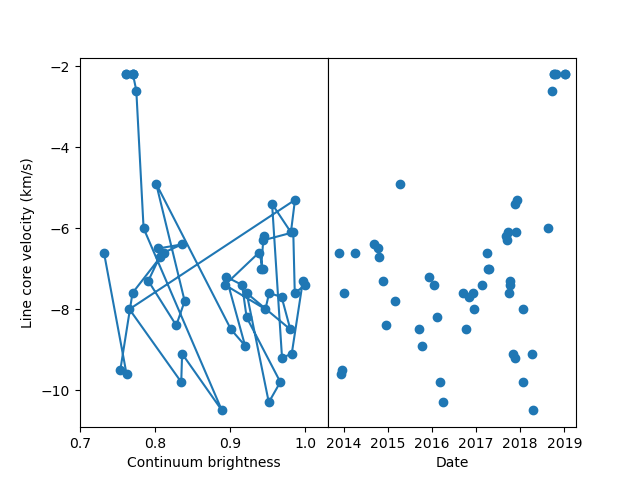

This chart was generated by the following Python code:
import numpy as np
import matplotlib.pyplot as plt
from Ylm_global import Ylm 
import pickle
from scipy.special import erf,roots_legendre
from scipy.optimize import fsolve
from datetime import datetime

def bisector(wvl,perf):

    a1=np.amin(perf)
    abajo=np.argmin(perf)
    a2=np.amax(perf)
    margen=0.01*(a2-a1)
    bival=np.linspace(a1+margen,a2-margen,20)
    bipos=np.zeros(20)
    
    for i,x in enumerate(bival):
        este=np.argmin(abs(perf[0:abajo]-x))
        if perf[este]-x>0:
            otro=este+1
        else:
            otro=este-1
        p1=np.interp(x,[perf[este],perf[otro]],[wvl[este],wvl[otro]])

        este=abajo+np.argmin(abs(perf[abajo:]-x))
        if perf[este]-x>0:
            otro=este+1
        else:
            otro=este-1
        p2=np.interp(x,[perf[este],perf[otro]],[wvl[este],wvl[otro]])
        bipos[i]=0.5*(p2+p1)
        
    
    return bipos,bival





def RT(wvl,vcos,Dopp,beta):
    x= lambda z: np.sqrt(1.-beta*z)
 
    if abs(vcos)>1:               
        tau1=np.sqrt(np.pi)*wvl*Dopp*(erf((wvl-vcos*x(1))/Dopp)-erf((wvl-vcos*x(0))/Dopp))  
        tau2=Dopp**2*(np.exp(-(wvl-vcos*x(1))**2/Dopp**2)-np.exp(-(wvl-vcos*x(0))**2/Dopp**2))  
        Tau=(tau1+tau2)/(beta*vcos**2)   # This vcos**2 is what justifies the separation of cases for vcos ~ 0
        
    else:
        Tau=np.exp(-(wvl-vcos)**2/Dopp**2)
    perfil=np.exp(-0.7*Tau)
    return perfil

def coord2long(theta,phi):
    rad=np.pi/180.
    lat=coord2lat(theta,phi)
    #sinlong=np.sin(theta)*np.sin(phi)/np.cos(lat)
    #return np.arcsin(sinlong)
    coslong=np.cos(theta)/np.cos(lat)
    if coslong>1:
        print(theta/rad,phi/rad,coslong)
        coslong=1.
    if coslong<-1:
        print(theta/rad,phi/rad,coslong)
        coslong=-1.
    return np.arccos(coslong)

def coord2lat(theta,phi):
    #sinlat=np.sin(phi)*np.sin(theta)  # phi (0,pi)
    sinlat=np.cos(phi)*np.sin(theta)  # phi (-pi/2,pi/2)
    return np.arcsin(sinlat)

rad=np.pi/180.
gauge=60  # Amplitude factor between observations and database	

Y=Ylm(5,star='Betelgeuse')
ficheroSolucion='Inversion_Y5.pkl'

fout=open(ficheroSolucion,'rb')
Solucion=pickle.load(fout,encoding="latin1")
fout.close()
#Solucion.append({'Date':fecha,'Ylm':Coef,'StokesQ':ProfilQ,'StokesU':ProfilU,'Data':Stokes,'Chi2':Chi2,'PCAdist':dist,'Gauge':gauge})	
cuantos=len(Solucion)
plt.subplot(1,2,1)
core=[]
cont=[]
fechas=[]
for cual in range(cuantos-6):

    S=Solucion[cual]
    print(S['Date'])
    fechas.append(datetime.strptime(S['Date'],'%Y/%m/%d'))
    Y0=S['Ylm']
    Star=Ylm.Create_Ylm_star(Y,Y0)
    Star=Star/np.sum(abs(Star))
    Starmem=Ylm.Create_Ylm_star(Y,Y0)
    Vels=np.clip(Ylm.Ylm_Vels(Y,Star),-40,10)
    longs,lats=np.meshgrid(Y.longitude,Y.latitude)
    
    wvl=np.arange(-50,25,.1) 
    nodos=30
    roots,weights=roots_legendre(nodos) 
    phis=np.pi*np.arange(nodos+1)/nodos-np.pi/2
    thetas=np.arccos(roots)     
    beta=1
    Dopp=6
    perfsuma=np.zeros(len(wvl))
    photo=0
    for phi in phis:
        for i,theta in enumerate(thetas):
            lat=coord2lat(theta,phi)
            estelat=np.argmin(abs(Y.latitude*rad-lat))
            az=coord2long(theta,phi)
            estelong=np.argmin(abs(Y.longitude*rad-az))
            #print(abs(Star[estelat,estelong]),Vels[estelat,estelong],np.sin(lat))
            #print(phi/rad,theta/rad,lat/rad,az/rad)
            perf=abs(Star[estelat,estelong])*RT(wvl,Vels[estelat,estelong],Dopp,beta)*np.sin(theta)*np.cos(phi)
            perfsuma=perfsuma+(np.pi/nodos)*weights[i]*perf
            photo=photo+abs(Star[estelat,estelong])

    print('Fotometria',photo)
    
    cont.append(np.amax(perfsuma))
    # plt.plot(wvl,perfsuma)
    # plt.show()
    perfsuma=perfsuma/np.amax(perfsuma)
    core.append(wvl[np.argmin(perfsuma)])

cont=np.asarray(cont)
cont=cont/cont.max()

plt.plot(cont,core,'-o')
plt.xlim(0.7,1.03)
plt.xlabel('Continuum brightness')
plt.ylabel('Line core velocity (km/s)')
plt.subplot(1,2,2)
plt.plot(fechas,core,'o')
plt.xlabel('Date')
plt.yticks([])
plt.subplots_adjust(wspace=0)
plt.savefig('Fig11_art74.png')

plt.show()
